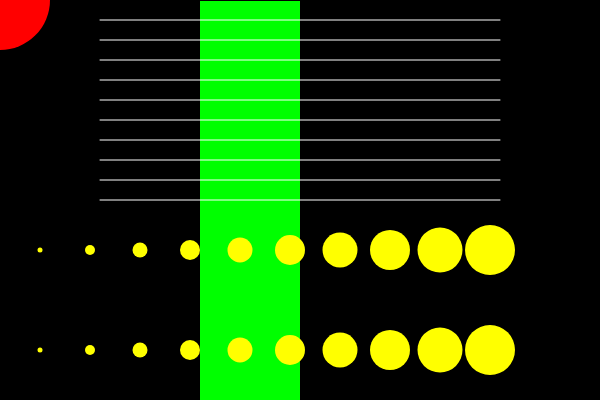
Frame 1 (no input)
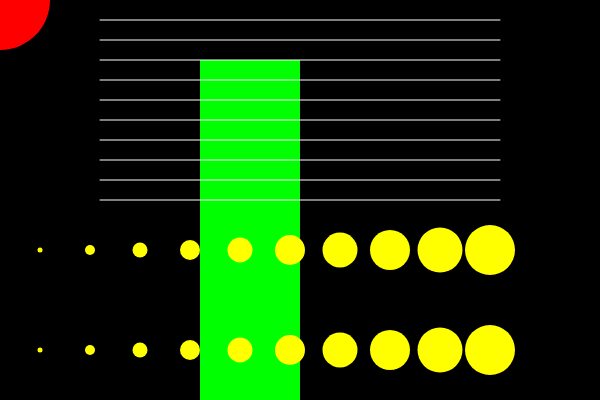
Frame 60 (no input)
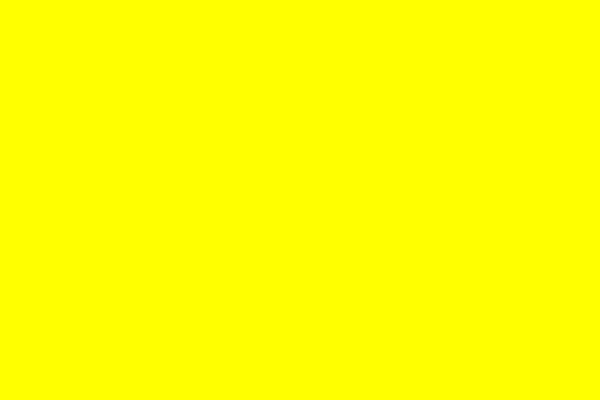
Frame 120 (the mouse pressed at the canvas centre since frame 60)

The p5.js sketch that drew these frames (run headless with seeded random() and noise() and a simulated clock; from frame 60 on, the mouse is pressed at the canvas centre):

// p5.js sketch
// ── sketch.js
var x = 0;
var y = 0;
sizes = [5,10,15,20,25,30,35,40,45,50];

function setup(){
    createCanvas(600,400);
}
function draw(){
    background(0);
    redCircle();
    greenStripe();
    whiteLines();
    changeBackground();
    rowCircles(250);
    rowCircles(350);
    
    
}

function redCircle(){
    noStroke();
    fill(255, 0, 0);
    ellipse(mouseX, mouseY, 100,100);
}

function greenStripe(){
    fill(0, 255, 0);
    x = 200;
    y++;
    rect(x, y, 100,height);
     if(y > height){
        y = 0 - height;
    }
    
}

function whiteLines(){
       var i = 0;
    var yLine = 20;
    while(i<10){
    
    stroke(255);
    line(100, yLine, 500, yLine);
    i++;
    yLine += 20;
    }
}

function changeBackground(){
     if(mouseIsPressed && mouseY < 200){
        background(0, 255, 255);
    }
    else if(mouseIsPressed && mouseY >= 200){
        background(255,255,0);
    }
}

function rowCircles(yRow){
     var xCircle = 40;
    for(var i= 0; i < 10; i++){
        noStroke();
        fill(255,255,0);
        ellipse(xCircle, yRow, sizes[i],sizes[i]);
        xCircle += 50;
    }
}
